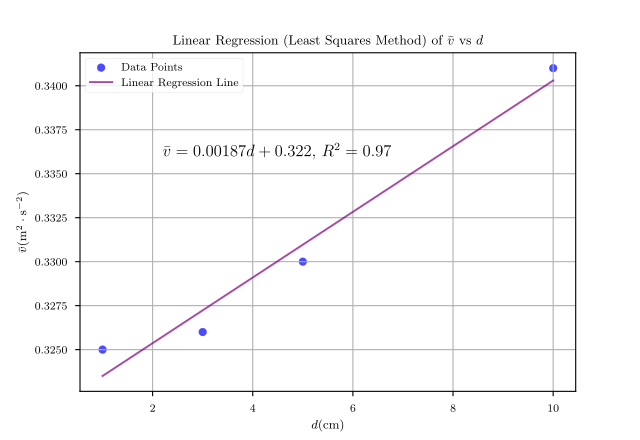

Source code (Python):
import numpy as np
import matplotlib.pyplot as plt
from sklearn.linear_model import LinearRegression
import matplotlib

plt.rcParams.update({
    "text.usetex": True,
    "font.family": "CMU Serif",
})
matplotlib.rcParams['mathtext.fontset'] = 'stix'
plt.style.use('seaborn-v0_8-paper')

# Data
y = np.array([0.325, 0.326, 0.330, 0.341])
x = np.array([1, 3, 5, 10]).reshape(-1, 1)

# Perform linear regression
model = LinearRegression()
model.fit(x, y)
# Get the slope and intercept of the line best fit
slope = model.coef_[0]
intercept = model.intercept_
print(f"Slope: {slope}")

# Get the R^2 value
r_squared = model.score(x, y)

# Generate predictions
y_pred = model.predict(x)

# Plotting
plt.scatter(x, y, color='blue', alpha=0.7,  label='Data Points')
plt.plot(x, y_pred, color='purple', alpha = 0.7, label='Linear Regression Line')
plt.title('Linear Regression (Least Squares Method) of $\\bar{v}$ vs $d$')
plt.ylabel('$\\bar{v} (\\mathrm{m^2 \\cdot s^{-2}})$')
plt.xlabel('$d (\\mathrm{cm})$')
plt.legend()
plt.grid()

# Add the equation of the line
plt.text(2.2, 0.3360, f"$\\bar v = {slope:.5f}d + {intercept:.3f}$, $R^2 = {r_squared:.2f}$", fontsize=12)
print(f"Slope: {slope}, Intercept: {intercept}, R^2: {r_squared}")
plt.savefig("plot6.pdf")
